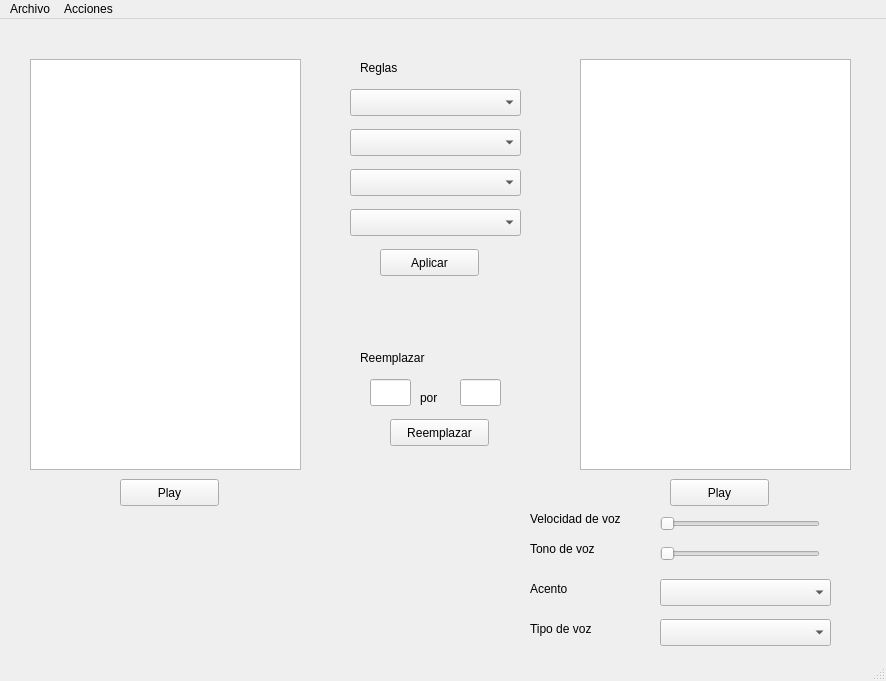
<?xml version="1.0" encoding="UTF-8"?>
<ui version="4.0">
 <class>MainWindow</class>
 <widget class="QMainWindow" name="MainWindow">
  <property name="geometry">
   <rect>
    <x>0</x>
    <y>0</y>
    <width>886</width>
    <height>681</height>
   </rect>
  </property>
  <property name="windowTitle">
   <string>MainWindow</string>
  </property>
  <widget class="QWidget" name="centralwidget">
   <widget class="QPushButton" name="btnplay1">
    <property name="geometry">
     <rect>
      <x>120</x>
      <y>460</y>
      <width>99</width>
      <height>27</height>
     </rect>
    </property>
    <property name="text">
     <string>Play</string>
    </property>
   </widget>
   <widget class="QPushButton" name="btnplay2">
    <property name="geometry">
     <rect>
      <x>670</x>
      <y>460</y>
      <width>99</width>
      <height>27</height>
     </rect>
    </property>
    <property name="text">
     <string>Play</string>
    </property>
   </widget>
   <widget class="QSlider" name="hzslidervs">
    <property name="geometry">
     <rect>
      <x>660</x>
      <y>490</y>
      <width>160</width>
      <height>29</height>
     </rect>
    </property>
    <property name="orientation">
     <enum>Qt::Horizontal</enum>
    </property>
   </widget>
   <widget class="QLabel" name="lblVoz">
    <property name="geometry">
     <rect>
      <x>530</x>
      <y>490</y>
      <width>121</width>
      <height>20</height>
     </rect>
    </property>
    <property name="text">
     <string>Velocidad de voz</string>
    </property>
   </widget>
   <widget class="QSlider" name="hzslidervt">
    <property name="geometry">
     <rect>
      <x>660</x>
      <y>520</y>
      <width>160</width>
      <height>29</height>
     </rect>
    </property>
    <property name="orientation">
     <enum>Qt::Horizontal</enum>
    </property>
   </widget>
   <widget class="QLabel" name="lblVoz_2">
    <property name="geometry">
     <rect>
      <x>530</x>
      <y>520</y>
      <width>121</width>
      <height>20</height>
     </rect>
    </property>
    <property name="text">
     <string>Tono de voz</string>
    </property>
   </widget>
   <widget class="QComboBox" name="comboBox">
    <property name="geometry">
     <rect>
      <x>350</x>
      <y>70</y>
      <width>171</width>
      <height>27</height>
     </rect>
    </property>
    <property name="currentText">
     <string/>
    </property>
   </widget>
   <widget class="QComboBox" name="comboBoxLang">
    <property name="geometry">
     <rect>
      <x>660</x>
      <y>560</y>
      <width>171</width>
      <height>27</height>
     </rect>
    </property>
    <property name="currentText">
     <string/>
    </property>
   </widget>
   <widget class="QLabel" name="lblVoz_3">
    <property name="geometry">
     <rect>
      <x>530</x>
      <y>560</y>
      <width>121</width>
      <height>20</height>
     </rect>
    </property>
    <property name="text">
     <string>Acento</string>
    </property>
   </widget>
   <widget class="QLabel" name="lblrules">
    <property name="geometry">
     <rect>
      <x>360</x>
      <y>40</y>
      <width>67</width>
      <height>17</height>
     </rect>
    </property>
    <property name="text">
     <string>Reglas</string>
    </property>
   </widget>
   <widget class="QComboBox" name="comboBox2">
    <property name="geometry">
     <rect>
      <x>350</x>
      <y>110</y>
      <width>171</width>
      <height>27</height>
     </rect>
    </property>
    <property name="currentText">
     <string/>
    </property>
   </widget>
   <widget class="QComboBox" name="comboBox3">
    <property name="geometry">
     <rect>
      <x>350</x>
      <y>150</y>
      <width>171</width>
      <height>27</height>
     </rect>
    </property>
    <property name="currentText">
     <string/>
    </property>
   </widget>
   <widget class="QComboBox" name="comboBox4">
    <property name="geometry">
     <rect>
      <x>350</x>
      <y>190</y>
      <width>171</width>
      <height>27</height>
     </rect>
    </property>
    <property name="currentText">
     <string/>
    </property>
   </widget>
   <widget class="QPushButton" name="btnaplicar">
    <property name="geometry">
     <rect>
      <x>380</x>
      <y>230</y>
      <width>99</width>
      <height>27</height>
     </rect>
    </property>
    <property name="text">
     <string>Aplicar</string>
    </property>
   </widget>
   <widget class="QLabel" name="lblreemplazar">
    <property name="geometry">
     <rect>
      <x>360</x>
      <y>330</y>
      <width>91</width>
      <height>17</height>
     </rect>
    </property>
    <property name="text">
     <string>Reemplazar</string>
    </property>
   </widget>
   <widget class="QLineEdit" name="lineEdit1">
    <property name="geometry">
     <rect>
      <x>370</x>
      <y>360</y>
      <width>41</width>
      <height>27</height>
     </rect>
    </property>
   </widget>
   <widget class="QLineEdit" name="lineEdit2">
    <property name="geometry">
     <rect>
      <x>460</x>
      <y>360</y>
      <width>41</width>
      <height>27</height>
     </rect>
    </property>
   </widget>
   <widget class="QLabel" name="lblcon">
    <property name="geometry">
     <rect>
      <x>420</x>
      <y>370</y>
      <width>31</width>
      <height>17</height>
     </rect>
    </property>
    <property name="text">
     <string>por</string>
    </property>
   </widget>
   <widget class="QTextEdit" name="txtload">
    <property name="geometry">
     <rect>
      <x>30</x>
      <y>40</y>
      <width>271</width>
      <height>411</height>
     </rect>
    </property>
   </widget>
   <widget class="QTextEdit" name="txtres">
    <property name="geometry">
     <rect>
      <x>580</x>
      <y>40</y>
      <width>271</width>
      <height>411</height>
     </rect>
    </property>
   </widget>
   <widget class="QPushButton" name="btnreplace">
    <property name="geometry">
     <rect>
      <x>390</x>
      <y>400</y>
      <width>99</width>
      <height>27</height>
     </rect>
    </property>
    <property name="text">
     <string>Reemplazar</string>
    </property>
   </widget>
   <widget class="QLabel" name="lblVoz_4">
    <property name="geometry">
     <rect>
      <x>530</x>
      <y>600</y>
      <width>121</width>
      <height>20</height>
     </rect>
    </property>
    <property name="text">
     <string>Tipo de voz</string>
    </property>
   </widget>
   <widget class="QComboBox" name="comboBoxVoice">
    <property name="geometry">
     <rect>
      <x>660</x>
      <y>600</y>
      <width>171</width>
      <height>27</height>
     </rect>
    </property>
    <property name="currentText">
     <string/>
    </property>
   </widget>
  </widget>
  <widget class="QMenuBar" name="menubar">
   <property name="geometry">
    <rect>
     <x>0</x>
     <y>0</y>
     <width>886</width>
     <height>25</height>
    </rect>
   </property>
   <widget class="QMenu" name="menuArchivo">
    <property name="title">
     <string>Archivo</string>
    </property>
    <addaction name="actionCargar_Archivo"/>
    <addaction name="actionGuardar_Audio_Generado"/>
    <addaction name="actionGuardar_Texto_Generado"/>
    <addaction name="actionSalir"/>
   </widget>
   <widget class="QMenu" name="menuAcciones">
    <property name="title">
     <string>Acciones</string>
    </property>
    <addaction name="actionAbrir_ventana"/>
   </widget>
   <addaction name="menuArchivo"/>
   <addaction name="menuAcciones"/>
  </widget>
  <widget class="QStatusBar" name="statusbar"/>
  <action name="actionCargar_Archivo">
   <property name="text">
    <string>Cargar Archivo</string>
   </property>
  </action>
  <action name="actionGuardar_Audio_Generado">
   <property name="text">
    <string>Guardar Audio Generado</string>
   </property>
  </action>
  <action name="actionGuardar_Texto_Generado">
   <property name="text">
    <string>Guardar Texto Generado</string>
   </property>
  </action>
  <action name="actionSalir">
   <property name="text">
    <string>Salir</string>
   </property>
  </action>
  <action name="actionAbrir_ventana">
   <property name="text">
    <string>Abrir nueva ventana</string>
   </property>
  </action>
 </widget>
 <resources/>
 <connections/>
</ui>
